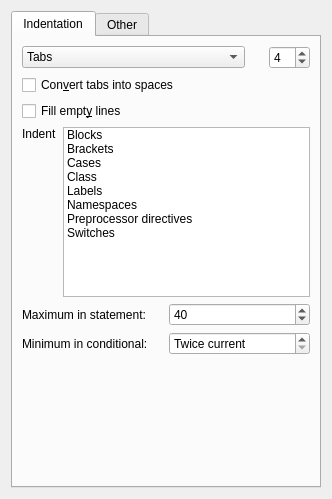
<?xml version="1.0" encoding="UTF-8"?>
<ui version="4.0">
 <class>AStylePreferences</class>
 <widget class="QWidget" name="AStylePreferences">
  <property name="geometry">
   <rect>
    <x>0</x>
    <y>0</y>
    <width>332</width>
    <height>499</height>
   </rect>
  </property>
  <layout class="QHBoxLayout" name="horizontalLayout">
   <item>
    <widget class="KTabWidget" name="tabWidget">
     <property name="currentIndex">
      <number>0</number>
     </property>
     <widget class="QWidget" name="tabIndentqtion">
      <attribute name="title">
       <string>Indentation</string>
      </attribute>
      <layout class="QVBoxLayout" name="verticalLayout_2">
       <item>
        <layout class="QHBoxLayout" name="horizontalLayout_2">
         <item>
          <widget class="KComboBox" name="cbIndentType">
           <property name="sizePolicy">
            <sizepolicy hsizetype="Expanding" vsizetype="Fixed">
             <horstretch>0</horstretch>
             <verstretch>0</verstretch>
            </sizepolicy>
           </property>
           <item>
            <property name="text">
             <string>Tabs</string>
            </property>
           </item>
           <item>
            <property name="text">
             <string>Force tabs</string>
            </property>
           </item>
           <item>
            <property name="text">
             <string>Spaces</string>
            </property>
           </item>
          </widget>
         </item>
         <item>
          <spacer name="spacer13_3">
           <property name="orientation">
            <enum>Qt::Horizontal</enum>
           </property>
           <property name="sizeType">
            <enum>QSizePolicy::Minimum</enum>
           </property>
           <property name="sizeHint" stdset="0">
            <size>
             <width>18</width>
             <height>21</height>
            </size>
           </property>
          </spacer>
         </item>
         <item>
          <widget class="QSpinBox" name="inpNuberSpaces">
           <property name="enabled">
            <bool>true</bool>
           </property>
           <property name="toolTip">
            <string>Number of spaces that will be converted to a tab.
The number of spaces per tab is controled by the editor.</string>
           </property>
           <property name="minimum">
            <number>1</number>
           </property>
           <property name="value">
            <number>4</number>
           </property>
          </widget>
         </item>
        </layout>
       </item>
       <item>
        <widget class="QCheckBox" name="chkConvertTabs">
         <property name="enabled">
          <bool>true</bool>
         </property>
         <property name="toolTip">
          <string>Convert tabs to spaces.</string>
         </property>
         <property name="text">
          <string>Con&amp;vert tabs into spaces</string>
         </property>
        </widget>
       </item>
       <item>
        <widget class="QCheckBox" name="chkFillEmptyLines">
         <property name="toolTip">
          <string>Fill empty lines with the white space of their previous lines.</string>
         </property>
         <property name="text">
          <string>Fill empt&amp;y lines</string>
         </property>
        </widget>
       </item>
       <item>
        <layout class="QGridLayout" name="gridLayout_3">
         <item row="1" column="0">
          <spacer name="verticalSpacer">
           <property name="orientation">
            <enum>Qt::Vertical</enum>
           </property>
           <property name="sizeHint" stdset="0">
            <size>
             <width>20</width>
             <height>10</height>
            </size>
           </property>
          </spacer>
         </item>
         <item row="0" column="0">
          <widget class="QLabel" name="lblIndentObjects">
           <property name="text">
            <string>Indent</string>
           </property>
           <property name="margin">
            <number>5</number>
           </property>
          </widget>
         </item>
         <item row="0" column="1" rowspan="2">
          <widget class="KListWidget" name="listIdentObjects">
           <property name="sizePolicy">
            <sizepolicy hsizetype="Preferred" vsizetype="Preferred">
             <horstretch>0</horstretch>
             <verstretch>0</verstretch>
            </sizepolicy>
           </property>
           <item>
            <property name="text">
             <string>Blocks</string>
            </property>
           </item>
           <item>
            <property name="text">
             <string>Brackets</string>
            </property>
           </item>
           <item>
            <property name="text">
             <string>Cases</string>
            </property>
           </item>
           <item>
            <property name="text">
             <string>Class</string>
            </property>
           </item>
           <item>
            <property name="text">
             <string>Labels</string>
            </property>
           </item>
           <item>
            <property name="text">
             <string>Namespaces</string>
            </property>
           </item>
           <item>
            <property name="text">
             <string>Preprocessor directives</string>
            </property>
           </item>
           <item>
            <property name="text">
             <string>Switches</string>
            </property>
           </item>
          </widget>
         </item>
        </layout>
       </item>
       <item>
        <layout class="QGridLayout" name="gridLayout_4">
         <item row="0" column="1">
          <widget class="QSpinBox" name="inpMaxStatement">
           <property name="toolTip">
            <string>Indent a maximal # spaces in a continuous statement,
relative to the previous line.</string>
           </property>
           <property name="value">
            <number>40</number>
           </property>
          </widget>
         </item>
         <item row="1" column="0">
          <widget class="QLabel" name="TextLabel3_2">
           <property name="toolTip">
            <string>Indent a minimal # spaces in a continuous conditional
belonging to a conditional header.</string>
           </property>
           <property name="text">
            <string>Minimum in conditional:</string>
           </property>
           <property name="wordWrap">
            <bool>false</bool>
           </property>
          </widget>
         </item>
         <item row="1" column="1">
          <widget class="QSpinBox" name="inpMinConditional">
           <property name="toolTip">
            <string>Indent a minimal # spaces in a continuous conditional
belonging to a conditional header.</string>
           </property>
           <property name="specialValueText">
            <string>Twice current</string>
           </property>
           <property name="minimum">
            <number>-1</number>
           </property>
           <property name="value">
            <number>-1</number>
           </property>
          </widget>
         </item>
         <item row="0" column="0">
          <widget class="QLabel" name="TextLabel2_2">
           <property name="toolTip">
            <string>Indent a maximal # spaces in a continuous statement,
relative to the previous line.</string>
           </property>
           <property name="text">
            <string>Maximum in statement:</string>
           </property>
           <property name="wordWrap">
            <bool>false</bool>
           </property>
          </widget>
         </item>
        </layout>
       </item>
       <item>
        <spacer name="verticalSpacer_2">
         <property name="orientation">
          <enum>Qt::Vertical</enum>
         </property>
         <property name="sizeHint" stdset="0">
          <size>
           <width>20</width>
           <height>144</height>
          </size>
         </property>
        </spacer>
       </item>
      </layout>
     </widget>
     <widget class="QWidget" name="tabOther">
      <attribute name="title">
       <string>Other</string>
      </attribute>
      <layout class="QVBoxLayout" name="verticalLayout_8">
       <item>
        <widget class="QGroupBox" name="gpBrackets">
         <property name="title">
          <string>Brackets</string>
         </property>
         <layout class="QVBoxLayout" name="verticalLayout_3">
          <item>
           <layout class="QGridLayout" name="gridLayout_5">
            <item row="0" column="0">
             <widget class="QLabel" name="lblBrackets">
              <property name="sizePolicy">
               <sizepolicy hsizetype="Preferred" vsizetype="Preferred">
                <horstretch>0</horstretch>
                <verstretch>0</verstretch>
               </sizepolicy>
              </property>
              <property name="text">
               <string>Type</string>
              </property>
              <property name="margin">
               <number>6</number>
              </property>
             </widget>
            </item>
            <item row="1" column="0" colspan="2">
             <widget class="QCheckBox" name="chkBracketsCloseHeaders">
              <property name="enabled">
               <bool>true</bool>
              </property>
              <property name="toolTip">
               <string>Break brackets before closing headers (e.g. 'else', 'catch', ...)
from their immediately preceding closing brackets.</string>
              </property>
              <property name="text">
               <string>Brea&amp;k closing headers</string>
              </property>
             </widget>
            </item>
            <item row="0" column="1">
             <widget class="KComboBox" name="cbBrackets">
              <property name="sizePolicy">
               <sizepolicy hsizetype="Expanding" vsizetype="Fixed">
                <horstretch>0</horstretch>
                <verstretch>0</verstretch>
               </sizepolicy>
              </property>
              <item>
               <property name="text">
                <string>No change</string>
               </property>
              </item>
              <item>
               <property name="text">
                <string>Attach</string>
               </property>
              </item>
              <item>
               <property name="text">
                <string>Break</string>
               </property>
              </item>
              <item>
               <property name="text">
                <string>Linux</string>
               </property>
              </item>
              <item>
               <property name="text">
                <string>Stroustrup</string>
               </property>
              </item>
              <item>
               <property name="text">
                <string>Horstmann</string>
               </property>
              </item>
             </widget>
            </item>
           </layout>
          </item>
         </layout>
        </widget>
       </item>
       <item>
        <widget class="QGroupBox" name="gpBlocks">
         <property name="title">
          <string>Blocks</string>
         </property>
         <layout class="QVBoxLayout" name="verticalLayout_5">
          <item>
           <widget class="QCheckBox" name="chkBlockBreak">
            <property name="toolTip">
             <string>Insert empty lines around unrelated blocks, labels, classes,...
Known problems:

1. If a statement is NOT part of a block, 
the following statements are all double spaced. 
Statements enclosed in a block are formatted 
correctly.

2. Comments are broken from the block.
</string>
            </property>
            <property name="text">
             <string comment="Means break unrelated blocks by a newline">&amp;Break blocks</string>
            </property>
           </widget>
          </item>
          <item>
           <widget class="QCheckBox" name="chkBlockBreakAll">
            <property name="toolTip">
             <string>Like --break-blocks, except also insert empty lines 
around closing headers (e.g. 'else', 'catch', ...).

Known problems:

1. If a statement is NOT part of a block, 
the following statements are all double spaced. 
Statements enclosed in a block are formatted 
correctly.

2. Comments are broken from the block.
</string>
            </property>
            <property name="text">
             <string comment="Means break all blocks with a newline">Break all bl&amp;ocks</string>
            </property>
           </widget>
          </item>
          <item>
           <widget class="QCheckBox" name="chkBlockIfElse">
            <property name="toolTip">
             <string>Break 'else if()' statements into two different lines.</string>
            </property>
            <property name="text">
             <string comment="Means break else if() into separate lines">Break i&amp;f-else</string>
            </property>
           </widget>
          </item>
         </layout>
        </widget>
       </item>
       <item>
        <widget class="QGroupBox" name="gpPadding">
         <property name="title">
          <string>Padding</string>
         </property>
         <layout class="QVBoxLayout" name="verticalLayout_6">
          <item>
           <layout class="QGridLayout" name="gridLayout_6">
            <item row="0" column="0">
             <widget class="QLabel" name="lblParenthesis">
              <property name="text">
               <string>Pad parenthesis</string>
              </property>
              <property name="margin">
               <number>6</number>
              </property>
             </widget>
            </item>
            <item row="0" column="1">
             <widget class="KComboBox" name="cbParenthesisPadding">
              <property name="sizePolicy">
               <sizepolicy hsizetype="Expanding" vsizetype="Fixed">
                <horstretch>0</horstretch>
                <verstretch>0</verstretch>
               </sizepolicy>
              </property>
              <item>
               <property name="text">
                <string>No change</string>
               </property>
              </item>
              <item>
               <property name="text">
                <string>Unpad</string>
               </property>
              </item>
              <item>
               <property name="text">
                <string>Inside only</string>
               </property>
              </item>
              <item>
               <property name="text">
                <string>Outside only</string>
               </property>
              </item>
              <item>
               <property name="text">
                <string>Inside and outside</string>
               </property>
              </item>
             </widget>
            </item>
            <item row="1" column="0" colspan="2">
             <widget class="QCheckBox" name="chkPadOperators">
              <property name="toolTip">
               <string>Insert space padding around operators.
Once padded, operators stay padded.
There is no unpad operator option.</string>
              </property>
              <property name="text">
               <string>&amp;Add spaces around operators</string>
              </property>
             </widget>
            </item>
           </layout>
          </item>
         </layout>
        </widget>
       </item>
       <item>
        <widget class="QGroupBox" name="gpOneLiners">
         <property name="title">
          <string>One liners</string>
         </property>
         <layout class="QVBoxLayout" name="verticalLayout_7">
          <item>
           <widget class="QCheckBox" name="chkKeepStatements">
            <property name="toolTip">
             <string>Do not break lines containing multiple statements into
multiple single-statement lines.</string>
            </property>
            <property name="text">
             <string>&amp;Keep one-line statements</string>
            </property>
           </widget>
          </item>
          <item>
           <widget class="QCheckBox" name="chkKeepBlocks">
            <property name="toolTip">
             <string>Do not break blocks residing completely on one line.</string>
            </property>
            <property name="text">
             <string>Keep o&amp;ne-line blocks</string>
            </property>
           </widget>
          </item>
         </layout>
        </widget>
       </item>
       <item>
        <spacer name="verticalSpacer_3">
         <property name="orientation">
          <enum>Qt::Vertical</enum>
         </property>
         <property name="sizeHint" stdset="0">
          <size>
           <width>20</width>
           <height>70</height>
          </size>
         </property>
        </spacer>
       </item>
      </layout>
     </widget>
    </widget>
   </item>
  </layout>
 </widget>
 <customwidgets>
  <customwidget>
   <class>KListWidget</class>
   <extends>QListWidget</extends>
   <header>klistwidget.h</header>
  </customwidget>
  <customwidget>
   <class>KComboBox</class>
   <extends>QComboBox</extends>
   <header>kcombobox.h</header>
  </customwidget>
  <customwidget>
   <class>KTabWidget</class>
   <extends>QTabWidget</extends>
   <header>ktabwidget.h</header>
   <container>1</container>
  </customwidget>
 </customwidgets>
 <resources/>
 <connections/>
</ui>
